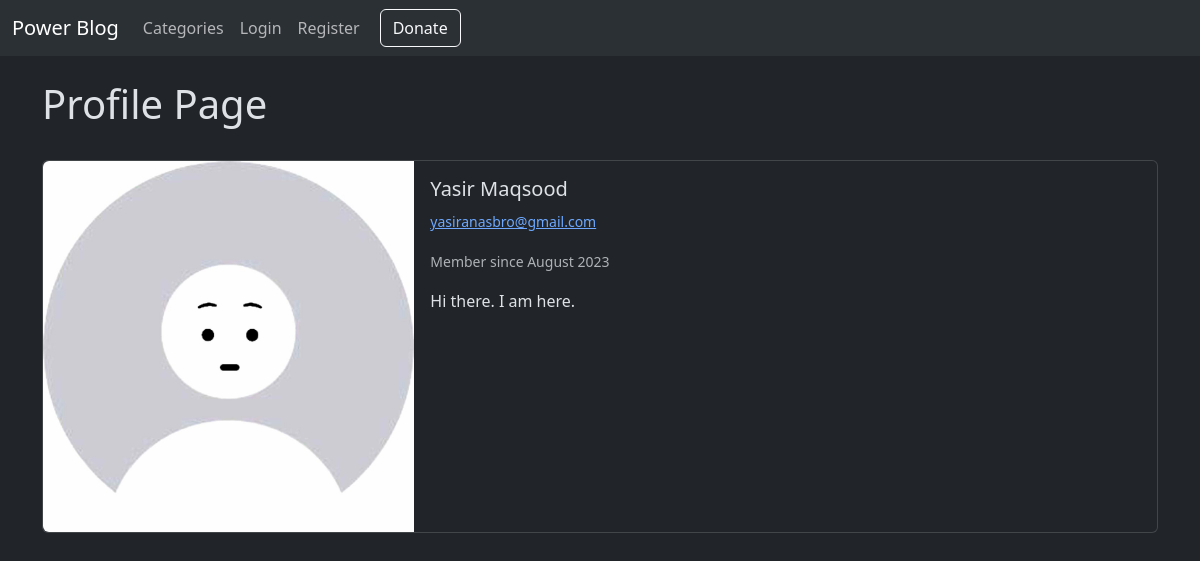
/members/1/profile/, run on the app's committed database.
### theblog/models.py (models this page shows, shortened)
class Profile(models.Model):
    user = models.OneToOneField(User, null=True, on_delete=models.CASCADE)
    bio = models.TextField()
    profile_pic = models.ImageField(null=True, blank=True, upload_to="images/profile/")
    website_url = models.CharField(max_length=255, null=True, blank=True)
    facebook_url = models.CharField(max_length=255, null=True, blank=True)
    github_url = models.CharField(max_length=255, null=True, blank=True)
    instagram_url = models.CharField(max_length=255, null=True, blank=True)
    twitter_url = models.CharField(max_length=255, null=True, blank=True)
    linkedin_url = models.CharField(max_length=255, null=True, blank=True)
    subscription_price_id = models.CharField(max_length=100, blank=True, null=True)
    subscription_status = models.CharField(max_length=20, blank=True, null=True)
    subscription_session_id = models.CharField(max_length=100, blank=True, null=True)
    subscription_cancel_at = models.DateTimeField(blank=True, null=True)
    subscription_created = models.DateTimeField(blank=True, null=True)
    subscription_start_date = models.DateTimeField(blank=True, null=True)
    stripe_customer_id = models.CharField(max_length=100, blank=True, null=True)

### members/views.py (the view)
# urls.py: path('<int:pk>/profile/', ShowProfilePageView.as_view(), name  = 'show_profile_page'),
class ShowProfilePageView(DetailView):
    model = Profile
    template_name = 'registration/user_profile.html'
    def get_context_data(self, *args, **kwargs):
        users = Profile.objects.all()
        context = super(ShowProfilePageView, self).get_context_data(*args, **kwargs)
        page_user = get_object_or_404(Profile, id = self.kwargs['pk'])
        context["page_user"] = page_user
        return context

### members/templates/registration/user_profile.html (shortened to what this page needs)
{% extends 'base.html'%}
{% load static %}
{% block content %}
<h1>Profile Page</h1>
<br>
<div class="card mb-3">
    <div class="row g-0">
        <div class="col-md-4">
            {% if page_user.user.profile_pic %}
            <img src="{{page_user.user.profile_pic.url}}" class="img-fluid rounded-start" alt="profile pic">
            {% else %}
            <img src="{% static 'theblog/images/no-profile-picture-6-1024x1024.jpg' %}" class="img-fluid rounded-start" alt="...">
            {% endif %}
        </div>
        <div class="col-md-8">
            <div class="card-body">
                <h5 class="card-title">
                        {{page_user.user.first_name}} {{page_user.user.last_name}}
                </h5>
                <p class="card-text"><small class="text-body-secondary">
                        <a href="mailto:{{page_user.user.email}}">{{page_user.user.email}}</a>
                    </small></p>
                <p class="card-text"><small class="text-body-secondary">Member since {{page_user.user.date_joined|date:"F Y"}}</small></p>
                <p class="card-text">{{page_user.user.profile.bio}}</p>
            </div>
        </div>
    </div>
</div>
{% endblock %}

### data on the page
Profile: user.first_name "Yasir", user.last_name "Maqsood", user.email "yasiranasbro@gmail.com", user.date_joined "August 2023", user.profile.bio "Hi there. I am here."
